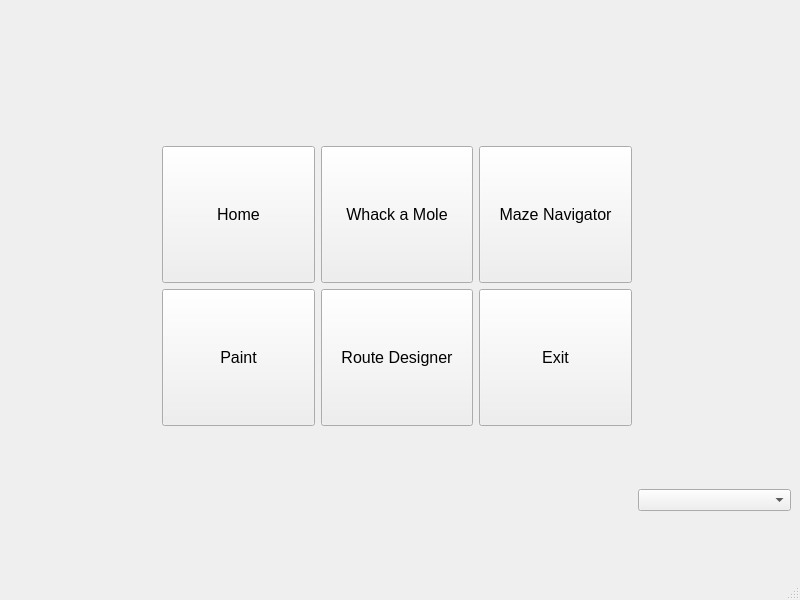
<?xml version="1.0" encoding="UTF-8"?>
<ui version="4.0">
 <class>MainWindow</class>
 <widget class="QMainWindow" name="MainWindow">
  <property name="geometry">
   <rect>
    <x>0</x>
    <y>0</y>
    <width>800</width>
    <height>600</height>
   </rect>
  </property>
  <property name="windowTitle">
   <string>MainWindow</string>
  </property>
  <widget class="QWidget" name="centralwidget">
   <layout class="QGridLayout" name="gridLayout_2">
    <item row="0" column="0">
     <layout class="QGridLayout" name="gridLayout" rowstretch="1,1,1,1" columnstretch="1,1,1,1,1">
      <item row="2" column="3">
       <widget class="QPushButton" name="ExitButton">
        <property name="sizePolicy">
         <sizepolicy hsizetype="Minimum" vsizetype="Expanding">
          <horstretch>0</horstretch>
          <verstretch>0</verstretch>
         </sizepolicy>
        </property>
        <property name="font">
         <font>
          <pointsize>12</pointsize>
         </font>
        </property>
        <property name="text">
         <string>Exit</string>
        </property>
       </widget>
      </item>
      <item row="2" column="1">
       <widget class="QPushButton" name="Game3Button">
        <property name="sizePolicy">
         <sizepolicy hsizetype="Minimum" vsizetype="Expanding">
          <horstretch>0</horstretch>
          <verstretch>0</verstretch>
         </sizepolicy>
        </property>
        <property name="font">
         <font>
          <pointsize>12</pointsize>
         </font>
        </property>
        <property name="text">
         <string>Paint</string>
        </property>
       </widget>
      </item>
      <item row="2" column="2">
       <widget class="QPushButton" name="Game4Button">
        <property name="sizePolicy">
         <sizepolicy hsizetype="Minimum" vsizetype="Expanding">
          <horstretch>0</horstretch>
          <verstretch>0</verstretch>
         </sizepolicy>
        </property>
        <property name="font">
         <font>
          <pointsize>12</pointsize>
         </font>
        </property>
        <property name="text">
         <string>Route Designer</string>
        </property>
       </widget>
      </item>
      <item row="1" column="1">
       <widget class="QPushButton" name="HomeButton">
        <property name="sizePolicy">
         <sizepolicy hsizetype="Minimum" vsizetype="Expanding">
          <horstretch>0</horstretch>
          <verstretch>0</verstretch>
         </sizepolicy>
        </property>
        <property name="font">
         <font>
          <pointsize>12</pointsize>
         </font>
        </property>
        <property name="text">
         <string>Home</string>
        </property>
       </widget>
      </item>
      <item row="3" column="2">
       <spacer name="verticalSpacer_2">
        <property name="orientation">
         <enum>Qt::Vertical</enum>
        </property>
        <property name="sizeHint" stdset="0">
         <size>
          <width>20</width>
          <height>40</height>
         </size>
        </property>
       </spacer>
      </item>
      <item row="1" column="0">
       <spacer name="horizontalSpacer">
        <property name="orientation">
         <enum>Qt::Horizontal</enum>
        </property>
        <property name="sizeHint" stdset="0">
         <size>
          <width>40</width>
          <height>20</height>
         </size>
        </property>
       </spacer>
      </item>
      <item row="1" column="4">
       <spacer name="horizontalSpacer_2">
        <property name="orientation">
         <enum>Qt::Horizontal</enum>
        </property>
        <property name="sizeHint" stdset="0">
         <size>
          <width>40</width>
          <height>20</height>
         </size>
        </property>
       </spacer>
      </item>
      <item row="1" column="2">
       <widget class="QPushButton" name="Game1Button">
        <property name="sizePolicy">
         <sizepolicy hsizetype="Minimum" vsizetype="Expanding">
          <horstretch>0</horstretch>
          <verstretch>0</verstretch>
         </sizepolicy>
        </property>
        <property name="font">
         <font>
          <pointsize>12</pointsize>
         </font>
        </property>
        <property name="text">
         <string> Whack a Mole </string>
        </property>
       </widget>
      </item>
      <item row="0" column="2">
       <spacer name="verticalSpacer_3">
        <property name="orientation">
         <enum>Qt::Vertical</enum>
        </property>
        <property name="sizeHint" stdset="0">
         <size>
          <width>20</width>
          <height>40</height>
         </size>
        </property>
       </spacer>
      </item>
      <item row="1" column="3">
       <widget class="QPushButton" name="Game2Button">
        <property name="sizePolicy">
         <sizepolicy hsizetype="Minimum" vsizetype="Expanding">
          <horstretch>0</horstretch>
          <verstretch>0</verstretch>
         </sizepolicy>
        </property>
        <property name="font">
         <font>
          <pointsize>12</pointsize>
         </font>
        </property>
        <property name="text">
         <string>Maze Navigator</string>
        </property>
       </widget>
      </item>
      <item row="3" column="4">
       <widget class="QComboBox" name="serialBox"/>
      </item>
     </layout>
    </item>
   </layout>
  </widget>
  <widget class="QStatusBar" name="statusbar"/>
 </widget>
 <resources/>
 <connections/>
</ui>
